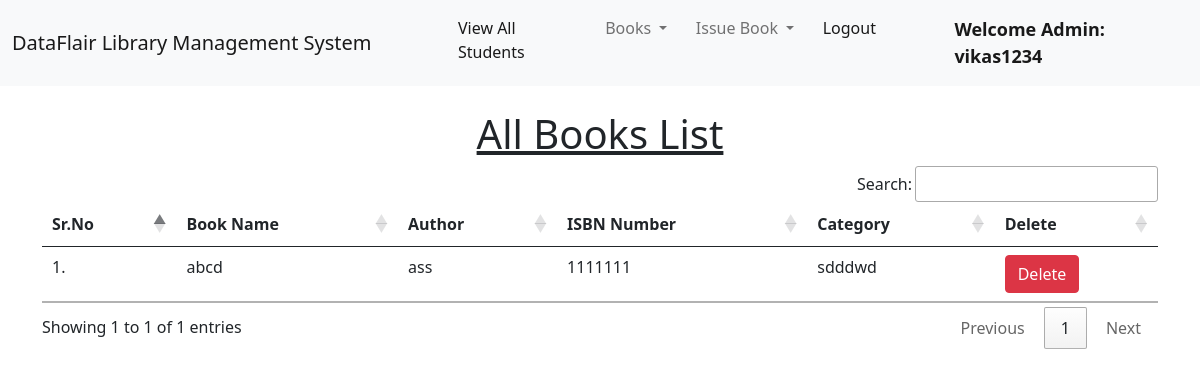
Page /view_books/ (signed in) on the committed database.
### LibraryManagementSystemapp/models.py (models this page shows, shortened)
class Book(models.Model):
    name = models.CharField(max_length=200)
    author = models.CharField(max_length=200)
    isbn = models.PositiveIntegerField()
    category = models.CharField(max_length=50)

### LibraryManagementSystemapp/views.py (the view)
# urls.py: path("view_books/", views.view_books, name="view_books"),
@login_required(login_url = '/admin_login')
def view_books(request):
    books = Book.objects.all()
    return render(request, "view_books.html", {'books':books})

### LibraryManagementSystemapp/templates/view_books.html (shortened to what this page needs)
{% extends 'admin_navbar.html' %}
{% load static %}
{% block body %}
<div class="container mt-4">
    <h1 class="text-center"><u>All Books List</u></h1>
    <table class="table table-hover" id="example">
        <thead>
            <tr>
                <th>Sr.No</th>
                <th>Book Name</th>
                <th>Author</th>
                <th>ISBN Number</th>
                <th>Category</th>
                <th>Delete</th>
            </tr>
        </thead>
        <tbody>
            {% for book in books %}
            <tr>
                <td>{{forloop.counter}}.</td>
                <td>{{book.name}}</td>
                <td>{{book.author}}</td>
                <td>{{book.isbn}}</td>
                <td>{{book.category}}</td>
                <td><a href="/delete_book/{{book.id}}/" class="btn btn-danger" onclick="return confirm('Are you sure you want to delete this book?')">Delete</a></td>
            </tr>
            {% endfor %}
        </tbody>
    </table>
    </div>
{% endblock %}

### LibraryManagementSystemapp/templates/admin_navbar.html (shortened to what this page needs)
<!doctype html>
<html lang="en">
  <head>
    <link href="https://cdn.jsdelivr.net/npm/bootstrap@5.1.0/dist/css/bootstrap.min.css" rel="stylesheet">
    <link rel="stylesheet" href="https://cdn.datatables.net/1.10.25/css/jquery.dataTables.min.css">
    <link rel="stylesheet" href="https://cdn.datatables.net/buttons/1.7.1/css/buttons.dataTables.min.css">
  </head>
  <body>
    <nav class="navbar navbar-expand-lg navbar-light bg-light">
        <div class="container-fluid">
          <a class="navbar-brand" href="#">DataFlair Library Management System</a>
          <div class="collapse navbar-collapse" id="navbarSupportedContent">
            <ul class="navbar-nav me-auto mb-2 mb-lg-0">
              <li class="nav-item">
                <a class="nav-link active" aria-current="page" href="/view_students/">View All Students</a>
              </li>
              <li class="nav-item dropdown">
                <a class="nav-link dropdown-toggle" href="#" id="navbarDropdown" role="button" data-bs-toggle="dropdown" aria-expanded="false">
                  Books
                </a>
              </li>
              <li class="nav-item dropdown">
                <a class="nav-link dropdown-toggle" href="#" id="navbarDropdown" role="button" data-bs-toggle="dropdown" aria-expanded="false">
                  Issue Book
                </a>
              </li>
              <li class="nav-item">
                <a class="nav-link active" aria-current="page" href="/logout/">Logout</a>
              </li>
              <li class="nav-item">
                <a style="font-weight:600; font-family:'Segoe UI', Tahoma, Geneva, Verdana, sans-serif; font-size: large;" class="nav-link active" href="#">Welcome Admin: {{request.user}}</a>
              </li>
            </ul>
          </div>
        </div>
      </nav>
      {% block body %}
      {% endblock %}
  </body>
</html>

### rows in the picture
Book: name "abcd", author "ass", isbn "1111111", category "sdddwd"

### other values in the picture
{{ request.user }} "vikas1234"
